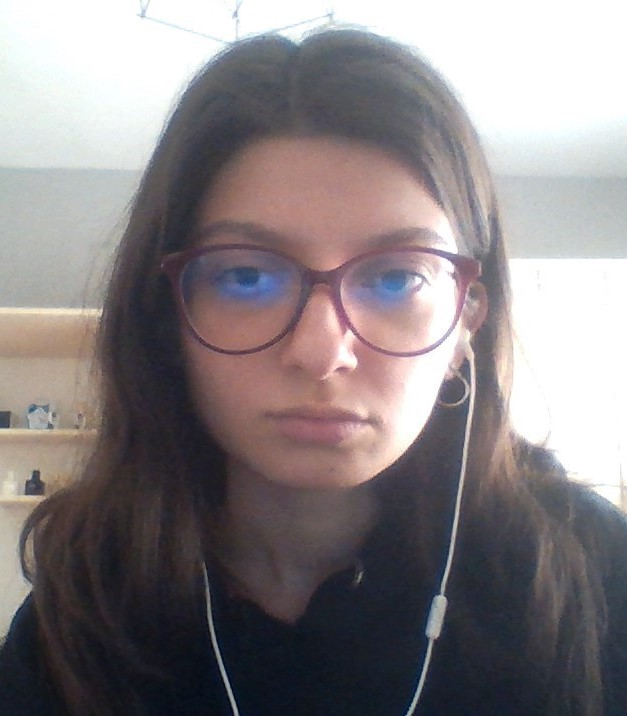
#> input picture 3-OpenCV ile Nesne Takibi/1-meanshift_camshift/me.jpg, 627 x 716 px, given in place of the camera
$ python meanshift_camshift.py
#> lines starting #> are read from the running program, lines starting #| are printed output that depends on the picture
# -*- coding: utf-8 -*-
"""
Created on Fri Mar 11 13:50:14 2022

@author: acer
"""
"""
ORTALAMA KAYMA ALGORİTMASI
"""

import cv2
import numpy as np

# kamera aç
cap = cv2.VideoCapture(0)

# bir tane frame oku
# frame okuma işlemi while döngüsü içerisinde yapılırsa bu takip değil tespit algoritması olur
ret, frame = cap.read()
#> frame is the input picture: shape (716, 627, 3); mean B, G, R 130.8, 128.4, 135

if ret == False: # eğer yüzü göremezse
    print("Uyarı")

# detection
face_cascade = cv2.CascadeClassifier("haarcascade_frontalface_default.xml")
face_rects = face_cascade.detectMultiScale(frame)
#> face_rects = [[143, 144, 354, 354]]

(face_x, face_y, w, h) = tuple(face_rects[0])
#> face_x = 143; face_y = 144; w = 354; h = 354
track_window = (face_x, face_y, w, h) # meanshift algoritması girdisi
#> track_window = (143, 144, 354, 354)

# region of interest
roi = frame[face_y:face_y + h, face_x : face_x + w] # roi = face
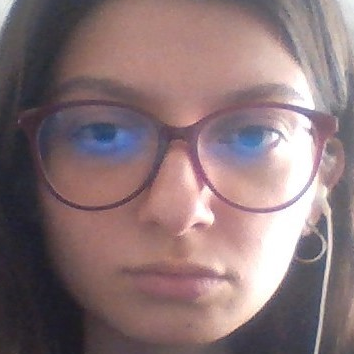
#> roi: shape (354, 354, 3); mean B, G, R 118.7, 116.1, 138

hsv_roi = cv2.cvtColor(roi, cv2.COLOR_BGR2HSV)
#> hsv_roi: shape (354, 354, 3); mean H, S, V 81.8, 50, 140.9

roi_hist = cv2.calcHist([hsv_roi],[0],None,[180],[0,180]) # takip için histogram gerekli
#> roi_hist = 180 values, max 11199 at index 4, min 0 at index 29, mean 696.2
cv2.normalize(roi_hist , roi_hist ,0 ,255, cv2.NORM_MINMAX)

# takip icin gerekli durdurma kriterleri
# count = hesaplanacak maksimum oge sayısı
# eps = degisiklik
term_crit = (cv2.TERM_CRITERIA_EPS | cv2.TERM_CRITERIA_COUNT, 5, 1)

while True:

    ret, frame = cap.read()

    if ret:

        hsv = cv2.cvtColor(frame, cv2.COLOR_BGR2HSV)
#> hsv: shape (716, 627, 3); mean H, S, V 79.3, 39.9, 139.9

        # histogramı bir goruntude bulmak için kullanıyoruz
        # piksel karşılaştırma
        dst = cv2.calcBackProject([hsv], [0], roi_hist, [0,180],1)
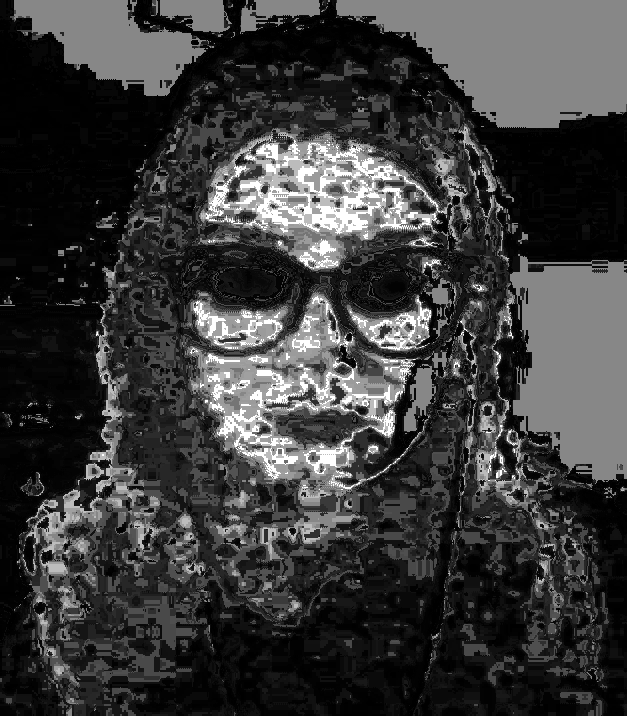
#> dst: shape (716, 627); min 0, max 255, mean 59.4

        ret, track_window = cv2.meanShift(dst, track_window, term_crit)
#> ret = 5; track_window = (139, 126, 354, 354)

        x,y,w,h = track_window
#> x = 139; y = 126

        img2 = cv2.rectangle(frame, (x,y), (x+w, y+h),(0,0,255),5)
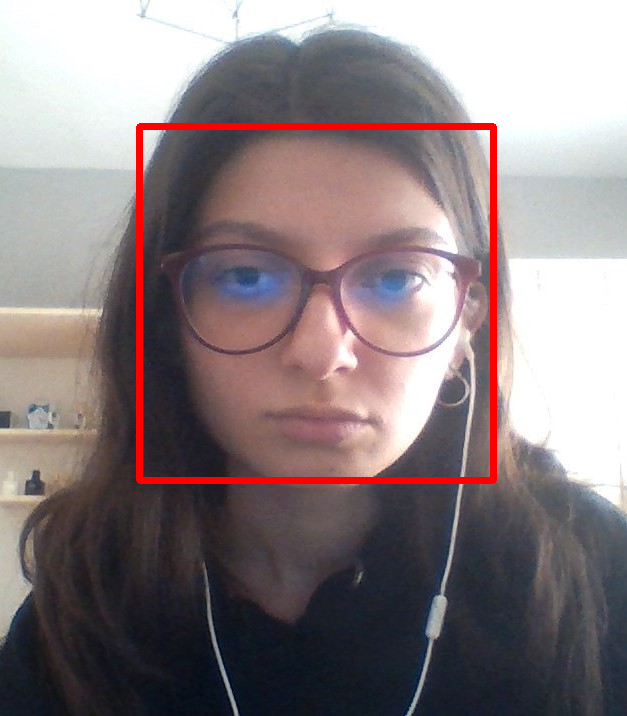
#> img2: shape (716, 627, 3); mean B, G, R 128.5, 126.2, 138.2

        cv2.imshow("Takip", img2)

        if cv2.waitKey(1) & 0xFF == ord("q"): break
#> (key q is pressed here)

cap.release()
cv2.destroyAllWindows()

$ run again, on 3-OpenCV ile Nesne Takibi/1-meanshift_camshift/ronaldoo.jpg
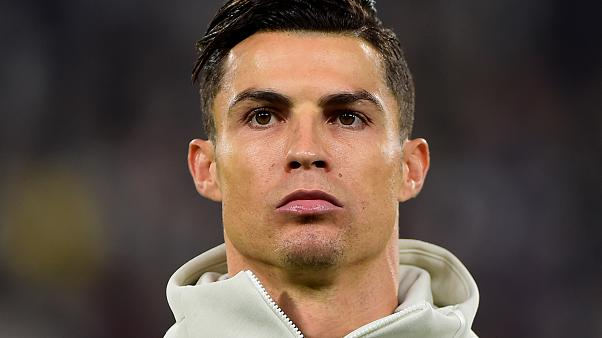
#> input picture 3-OpenCV ile Nesne Takibi/1-meanshift_camshift/ronaldoo.jpg, 602 x 338 px, given in place of the camera
#> frame is the input picture: shape (338, 602, 3); mean B, G, R 67.6, 78, 94.9
#> face_rects = [[192, 26, 228, 228]]
#> face_x = 192; face_y = 26; w = 228
#> `track_window = (face_x, face_y, w, h)`: track_window = (192, 26, 228, 228)
#> hsv_roi: shape (228, 228, 3); mean H, S, V 18.5, 114.9, 160.2
#> roi_hist = 180 values, max 7538 at index 11, min 0 at index 28, mean 288.8
#> hsv: shape (338, 602, 3); mean H, S, V 66.3, 65.5, 95.5
#> `dst = cv2.calcBackProject([hsv], [0], roi_hist, [0,180],1)`:
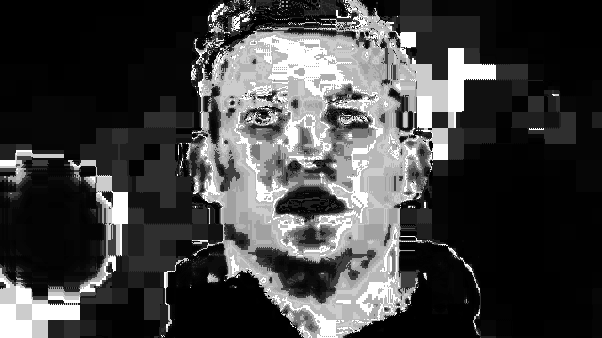
#> dst: shape (338, 602); min 0, max 255, mean 65.1
#> `ret, track_window = cv2.meanShift(dst, track_window, term_crit)`: ret = 5; track_window = (202, 12, 228, 228)
#> x = 202; y = 12
#> `img2 = cv2.rectangle(frame, (x,y), (x+w, y+h),(0,0,255),5)`:
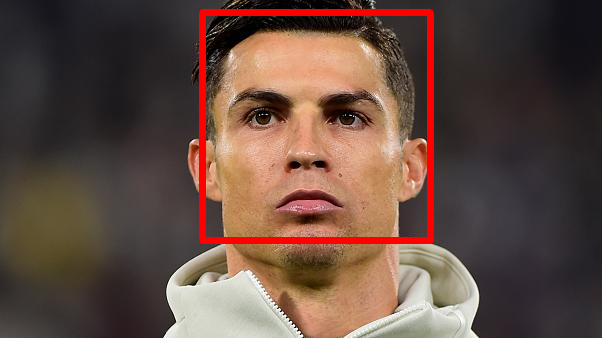
#> img2: shape (338, 602, 3); mean B, G, R 65.8, 75.9, 100.1
